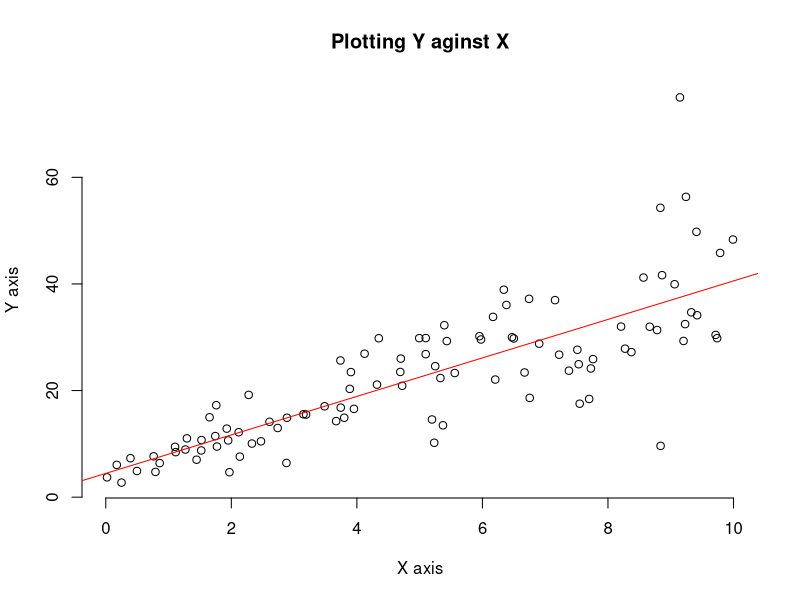
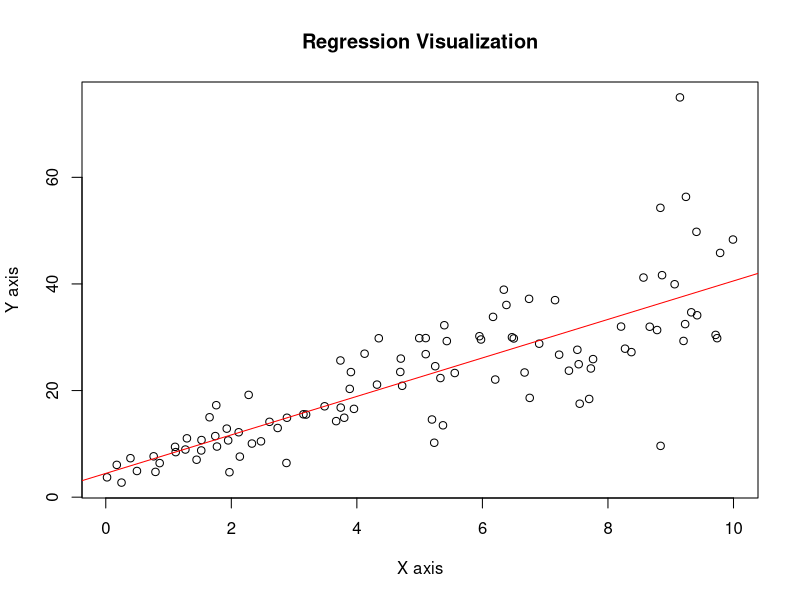
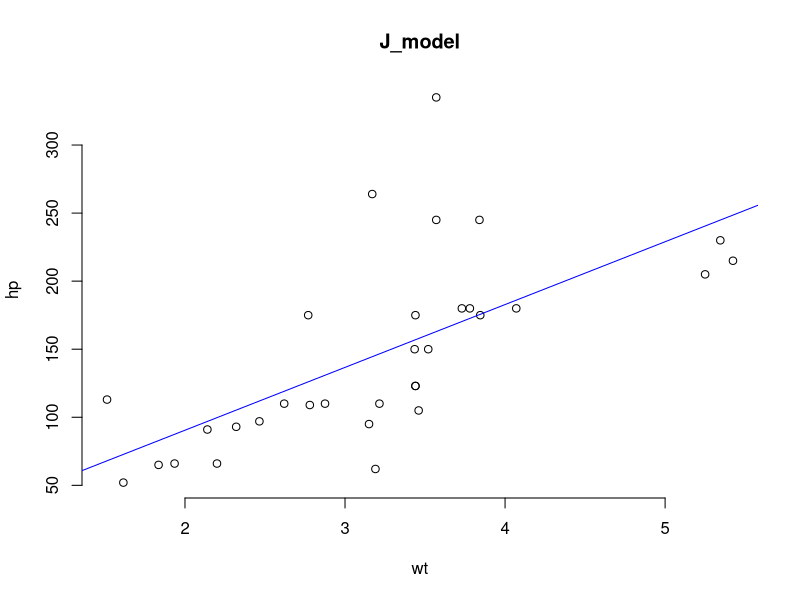
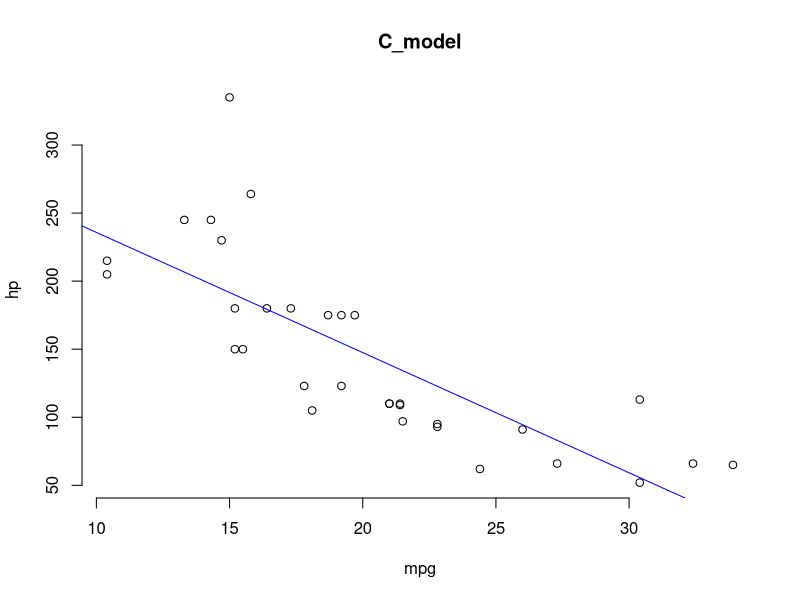
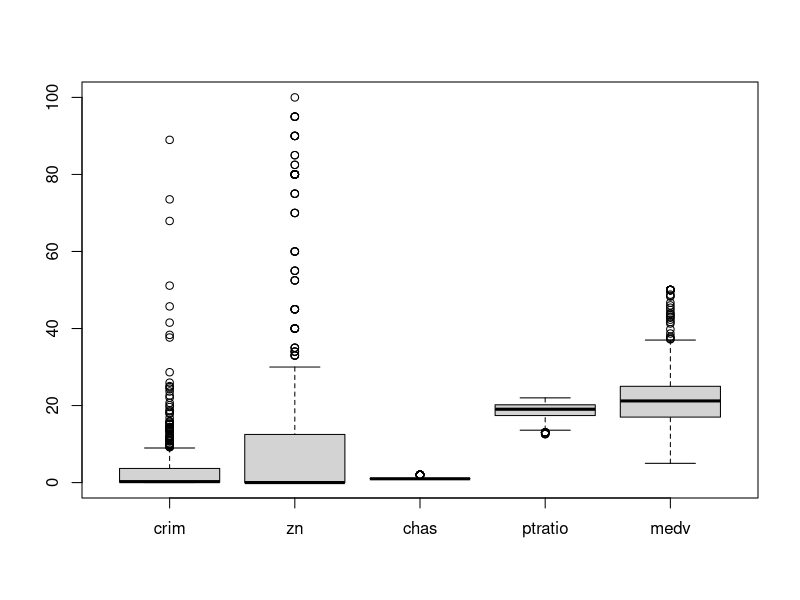

Recreate these plots in R, in order.
## ---- chunk 1
knitr::opts_chunk$set(echo = TRUE)
## ---- chunk 2
# Run the following code in R-studio to create two variables X and Y. 

set.seed(2017) 
X=runif(100)*10 
Y=X*4+3.45 
Y=rnorm(100)*0.29*Y+Y 
## ---- chunk 3
# Plot Y against X.

plot(X,Y, main = "Plotting Y aginst X", xlab = "X axis", ylab = "Y axis",frame = FALSE)
# Add regression line
abline(lm(Y~X), col = "red")
## ---- chunk 4
# Y=4.4655+3.6108*X
# Accuracy is 0.6517 or 65%
linear_mod <- lm(Y~X)
summary(linear_mod)

# Regression visualization
plot(X, Y, xlab = "X axis", 
     ylab = "Y axis",
     main = "Regression Visualization")
abline(4.4655, 3.6108, col = "red")
## ---- chunk 5
cor(X,Y)^2

## ---- chunk 6
head(mtcars)
## ---- chunk 7
plot(mtcars$wt, mtcars$hp, main = "J_model",
     xlab = "wt", ylab = "hp",frame = FALSE)
# Add regression line
abline(lm(mtcars$hp ~ mtcars$wt), col = "blue")
J_model <- lm(formula = hp~wt, data = mtcars)
summary(J_model)
# Accuracy of J_model is 0.4339
## ---- chunk 8
plot(mtcars$mpg, mtcars$hp, main = "C_model",
     xlab = "mpg", ylab = "hp",frame = FALSE)
# Add regression line
abline(lm(mtcars$hp ~ mtcars$mpg), col = "blue")
C_model <- lm(formula = hp~mpg, data = mtcars)
summary(C_model)
# Accuracy of C_model is 0.6024
## ---- chunk 9
H_model <- lm(formula = hp~cyl+mpg, data = mtcars)
summary(H_model)
Esti_hp <- predict(H_model,data.frame(cyl=4,mpg=22))
Esti_hp
## ---- chunk 10
library(mlbench)
data("BostonHousing")
View(BostonHousing)

# Plotting all the variable using box plot to observe how the values of the various variables in the dataset have changed over time. 
boxplot(BostonHousing[,c(1,2,4,11,14)])
## ---- chunk 11
set.seed(125)
owner_model <- lm(formula = medv~crim+zn+ptratio+chas,data = BostonHousing)
summary(owner_model)
owner_model
## ---- chunk 12
anova(owner_model)
